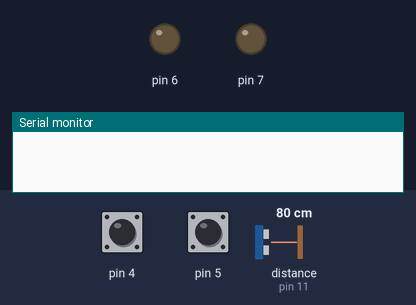
Bench run of a sketch on a simulated Arduino Uno, built with avr-gcc and run on an emulated ATmega328P. Shown: output pins drawn as LEDs (lit = HIGH), the last lines printed to the serial monitor. The inputs (shaded band) are chosen by the test bench; at power-on: pin 4 HIGH, pin 5 HIGH, distance to the obstacle (sensor on pin 11) 80 cm. The echo pulse lasts 58.3 µs per cm.

Above: at 1.2 s.
1.3 s: pin 4 pulled LOW for 0.25 s
At 2.3 s:
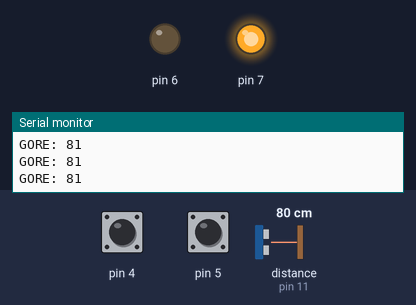
3.0 s: pin 5 pulled LOW for 0.25 s
At 3.9 s:
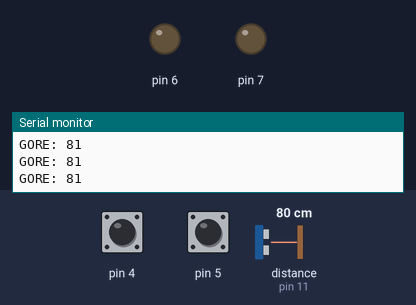
4.7 s: pin 4 pulled LOW for 1 s
At 6.1 s:
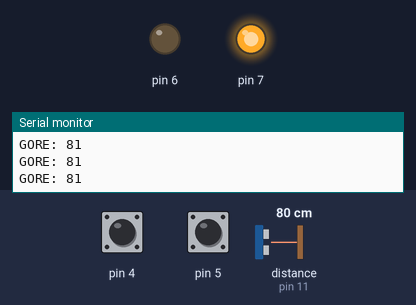
7.2 s: pin 4 driven LOW
10.2 s: distance to the obstacle (sensor on pin 11) set to 21 cm
11.7 s: distance to the obstacle (sensor on pin 11) set to 18 cm
At 12.7 s:
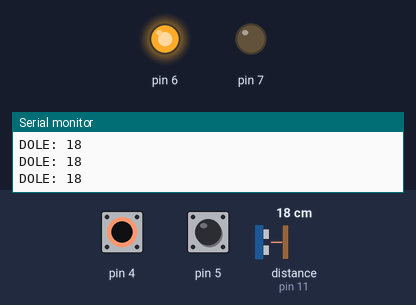
Timing chart, 0 to 14.3 s (numbered marks = the images above; inputs shaded):
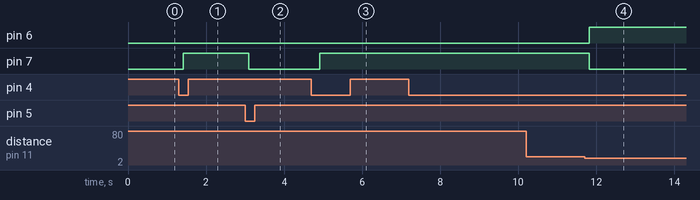

The sketch:

IDE.ino
```cpp
#include <NewPing.h>

#define TRIGGER_PIN  12
#define ECHO_PIN     11
#define MAX_DISTANCE 200

NewPing sonar(TRIGGER_PIN, ECHO_PIN, MAX_DISTANCE);

volatile  bool dole=false;
volatile  bool gore=false;

void setup() {
  Serial.begin(115200);
  pinMode(4,INPUT_PULLUP);
  pinMode(5,INPUT_PULLUP);
  pinMode(6,OUTPUT);
  pinMode(7,OUTPUT);

  digitalWrite(6, LOW);
  digitalWrite(7, LOW);
}

void loop() {
  if(digitalRead(4)==LOW) {
    dole=true;
    gore = false;
  }
  if(digitalRead(5)==LOW){
    dole = false;
    gore = false;
    digitalWrite(6, LOW);
    digitalWrite(7, LOW);
  }
  if(dole){
    int vrednost = sonar.ping_cm();
    if(vrednost<20 && vrednost!=0) {
      digitalWrite(7, LOW);
      digitalWrite(6, HIGH);
    }
    if(vrednost>=20) {
      digitalWrite(6, LOW);
      gore=true;
      dole=false;
    }
    Serial.print("DOLE: ");
    Serial.println(sonar.ping_cm());
  }
  if(gore){
    int vrednost = sonar.ping_cm();
    digitalWrite(7, HIGH);
    if(vrednost<11 && vrednost!=0) {
      digitalWrite(7, LOW);
      gore=false;
    }
    Serial.print("GORE: ");
    Serial.println(sonar.ping_cm());
  }
  delay(200);
}
```

Measured:
- the behaviour switches between 20 and 19 cm on distance to the obstacle (sensor on pin 11) (found by bisection; images 3 and 4)
- after the input at 1.3 s, pin 7: LOW → HIGH after 0.12 s
- after the input at 3.0 s, pin 7: HIGH → LOW after 0.10 s
- after the input at 4.7 s, pin 7: LOW → HIGH after 0.21 s
- after the input at 11.7 s, pin 6: LOW → HIGH after 0.12 s; pin 7: HIGH → LOW after 0.12 s
